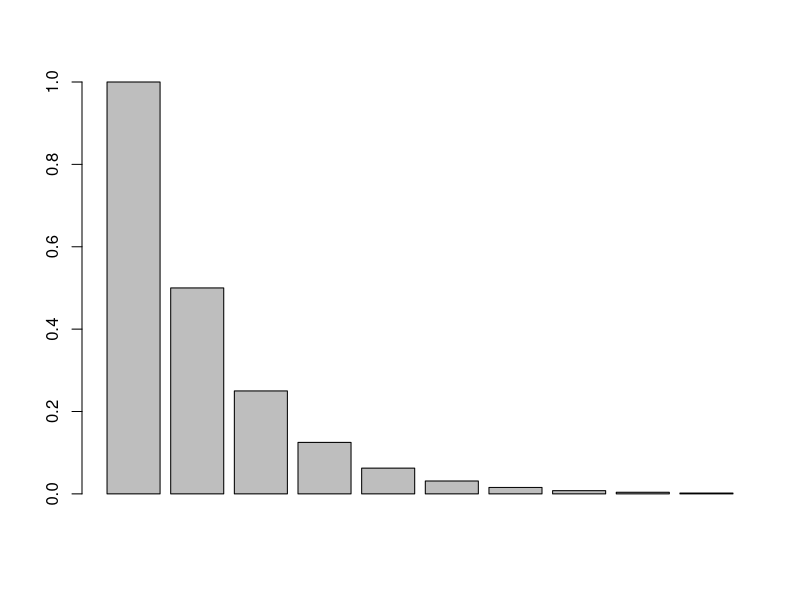

Write the R code that produced this figure.
# CHAPTER 1

# Figure 1.1
p <- 1/2
n <- seq(0, 9)
# In Python, the np.arange(start, stop) function will not include
# the end of the interval. Thus, seq is (0,9).
X <- `^`(p,n)
barplot(X)

# Binomial Theorem
n <- 10
k <- 2
choose(n,k)
factorial(k)

# R code to perform an inner product
x <- c(1,0,-1)
y <- c(3,2,0)
z <- t(x) %*% y
print(z)

# R code to compute the norm
x <- c(1,0,-1)
x_norm <- norm(x, type = "2")
# "2" specifies the “spectral” or 2-norm, which is the largest singular value of x
print(x_norm)

# R code to compute the weighted norm
W <- matrix(1:9, ncol = 3, nrow = 3)
x <- matrix(c(2,-1,1))
z <- t(x) %*% (W %*% x)
print(z)

# R code to compute a matrix inverse
X <- matrix(c(1,-2,0,3,7,1), nrow = 3, ncol = 2)
XtX <- t(X) %*% X
Xtxinv <- solve(XtX)
print(Xtxinv)

# R code to solve X beta = y
X <- matrix(c(1,-2,0,3,7,1), nrow = 3, ncol = 2)
y <- matrix(c(2,1,0))
beta <- solve(qr(X), y)
print(beta)
